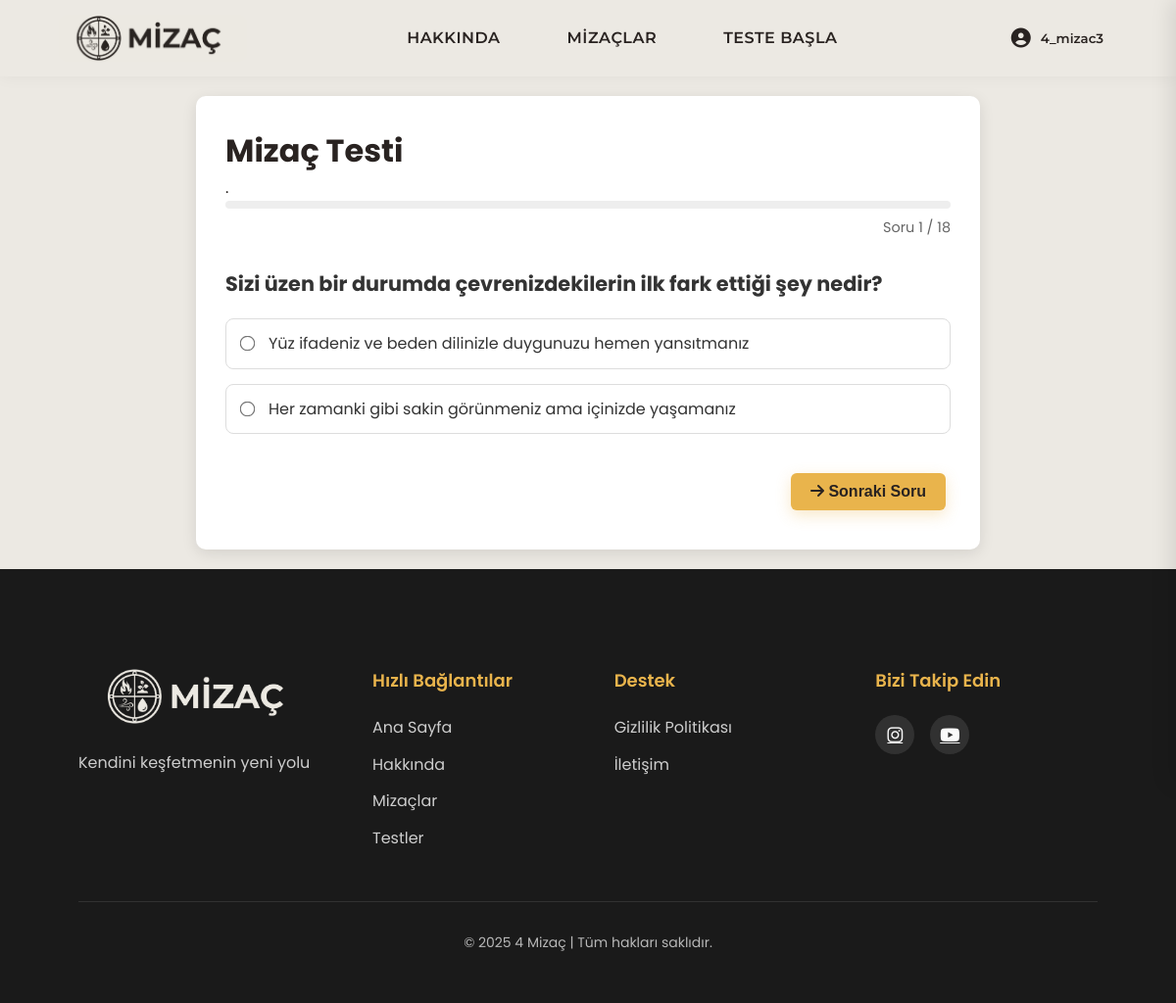
The app's page /testing_algorithm/tests/1/0/ (signed in) with its own data.
### testing_algorithm/models.py (models this page shows, shortened)
class Test(models.Model):
    title = models.CharField(max_length=200)
    description = models.TextField()

class Question(models.Model):
    test = models.ForeignKey(Test, on_delete=models.CASCADE, related_name='questions')
    text = models.TextField()
    QUESTION_TYPE_CHOICES = [
        ('WARM', 'Sıcak/Soğuk Sorusu'),
        ('WARM_MOIST', 'Sıcak Mizaçlar için Nemli/Kuru Sorusu'),
        ('COLD_MOIST', 'Soğuk Mizaçlar için Nemli/Kuru Sorusu'),
    ]
    question_type = models.CharField(max_length=10, choices=QUESTION_TYPE_CHOICES, default='WARM')
    order = models.PositiveIntegerField(default=0)

class Choice(models.Model):
    question = models.ForeignKey(Question, on_delete=models.CASCADE, related_name='choices')
    text = models.CharField(max_length=200)
    warm_score = models.IntegerField(default=0)  # Sıcak puanı
    cold_score = models.IntegerField(default=0)  # Soğuk puanı
    moist_score = models.IntegerField(default=0)  # Nemli puanı
    dry_score = models.IntegerField(default=0)   # Kuru puanı

### testing_algorithm/views.py (the view, shortened to what this page needs)
# urls.py: path('tests/<int:test_id>/<int:question_index>/', views.take_test, name='take_test'),
@login_required
def take_test(request, test_id, question_index=0):
    test = get_object_or_404(Test, id=test_id)
    if 'test_phase' not in request.session:
        request.session['test_phase'] = 'WARM'
        request.session['warm_score'] = 0
        request.session['cold_score'] = 0
        request.session['moist_score'] = 0
        request.session['dry_score'] = 0
        request.session['test_answers'] = {}
        request.session.modified = True
    warm_questions = list(test.questions.filter(question_type='WARM').order_by('order'))
    warm_questions_count = len(warm_questions)
    warm_moist_questions = list(test.questions.filter(question_type='WARM_MOIST').order_by('order'))
    cold_moist_questions = list(test.questions.filter(question_type='COLD_MOIST').order_by('order'))
    current_phase = request.session.get('test_phase')
    if current_phase == 'WARM_MOIST':
        total_questions = warm_questions_count + len(warm_moist_questions)
        moist_questions = warm_moist_questions
    elif current_phase == 'COLD_MOIST':
        total_questions = warm_questions_count + len(cold_moist_questions)
        moist_questions = cold_moist_questions
    else:
        total_questions = warm_questions_count + len(warm_moist_questions)
        moist_questions = []
    if current_phase == 'WARM':
        if question_index < warm_questions_count:
            current_question = warm_questions[question_index]
        else:
            return redirect('take_test', test_id=test_id, question_index=warm_questions_count)
    choices = Choice.objects.filter(question=current_question)
    progress_percentage = int((question_index / total_questions) * 100) if total_questions > 0 else 0
    phase_display = {
        'WARM': 'Sıcak/Soğuk Özellikleri',
        'WARM_MOIST': 'Sıcak Mizaçlar için Kuru/Nemli Özellikleri',
        'COLD_MOIST': 'Soğuk Mizaçlar için Kuru/Nemli Özellikleri'
    }.get(current_phase, 'Test Soruları')
    return render(request, 'testing_algorithm/take_test.html', {
        'test': test,
        'current_question': current_question,
        'choices': choices,
        'question_index': question_index,
        'total_questions': total_questions,
        'progress_percentage': progress_percentage,
        'phase': phase_display
    })

### templates/testing_algorithm/take_test.html (shortened to what this page needs)
{% extends 'base.html' %}
{% load static %}
{% block extra_css %}
<link rel="stylesheet" href="{% static 'css/test.css' %}">
{% endblock %}
{% block content %}
<div class="container">
  <div class="test-container">
    <h1>{{ test.title }}</h1>
    <p class="test-description">{{ test.description }}</p>
    <div class="test-progress">
      <div class="progress-bar">
      </div>
      <p class="progress-text">Soru {{ question_index|add:1 }} / {{ total_questions }}</p>
    </div>
    <form method="post" class="test-form">
      <div class="question-container">
        <h3 class="question-text">{{ current_question.text }}</h3>
        <div class="choices-container">
          {% for choice in choices %}
            <label class="choice-label">
              <input type="radio" name="choice" value="{{ choice.id }}" required>
              <span class="choice-text">{{ choice.text }}</span>
            </label>
          {% endfor %}
        </div>
      </div>
      <div class="form-buttons">
        <button type="submit" class="btn btn-primary">
          {% if question_index < total_questions|add:-1 %}
            <i class="fas fa-arrow-right"></i> Sonraki Soru
          {% else %}
            <i class="fas fa-check"></i> Testi Tamamla
          {% endif %}
        </button>
      </div>
    </form>
  </div>
</div>
{% endblock %}

### templates/base.html (shortened to what this page needs)
{% load static %}
<!DOCTYPE html>
<html lang="tr">
<head>
    {% load static %}
    <link rel="stylesheet" href="{% static 'css/base.css' %}">
    {% block extra_css %}{% endblock %}
    <link href="https://cdnjs.cloudflare.com/ajax/libs/font-awesome/6.4.0/css/all.min.css" rel="stylesheet">
</head>
<body>
    <div class="page-container">
        <header class="nav-container">
            <div class="header-content">
                <a href="{% url 'index' %}" class="logo">
                    <img src="{% static 'images/logo.jpg' %}" alt="MİZAÇ" class="logo-img">
                </a>
                <nav class="nav-links">
                    <a href="{% url 'about' %}" class="nav-item">HAKKINDA</a>
                    <a href="{% url 'temperaments' %}" class="nav-item">MİZAÇLAR</a>
                    <a href="{% url 'test_list' %}" class="nav-item">TESTE BAŞLA</a>
                </nav>
                {% if user.is_authenticated %}
                <div class="profile-container">
                    <button class="profile-button">
                        <i class="fas fa-user-circle"></i>
                        <span class="username-display">{{ user.username }}</span>
                    </button>
                </div>
                {% else %}
                    <a href="{% url 'login' %}" class="login-button"><i class="fas fa-sign-in-alt"></i> GİRİŞ YAP</a>
                {% endif %}
            </div>
        </header>
        <main>
            {% block content %}{% endblock %}
        </main>
        <footer>
            <div class="container">
                <div class="footer-content">
                    <div class="footer-logo">
                        <img src="{% static 'images/l2.jpg' %}" alt="MİZAÇ" class="footer-logo-img">
                        <p>Kendini keşfetmenin yeni yolu</p>
                    </div>
                    <div class="footer-links">
                        <div class="footer-column">
                            <h3>Hızlı Bağlantılar</h3>
                            <ul>
                                <li><a href="{% url 'index' %}">Ana Sayfa</a></li>
                                <li><a href="{% url 'about' %}">Hakkında</a></li>
                                <li><a href="{% url 'temperaments' %}">Mizaçlar</a></li>
                                <li><a href="{% url 'test_list' %}">Testler</a></li>
                            </ul>
                        </div>
                        <div class="footer-column">
                            <h3>Destek</h3>
                            <ul>
                                <li><a href="#">Gizlilik Politikası</a></li>
                                <li><a href="{% url 'about' %}">İletişim</a></li>
                            </ul>
                        </div>
                    </div>
                    <div class="footer-social">
                        <h3>Bizi Takip Edin</h3>
                        <div class="social-icons">
                            <a href="#" aria-label="Instagram"><i class="fab fa-instagram"></i></a>
                            <a href="#" aria-label="Youtube"><i class="fab fa-youtube"></i></a>
                        </div>
                    </div>
                </div>
                <div class="footer-bottom">
                    <p>&copy; 2025 4 Mizaç | Tüm hakları saklıdır.</p>
                </div>
            </div>
        </footer>
    </div>
</body>
</html>

### static/css/base.css (style rules this page uses)
* { margin: 0; padding: 0; box-sizing: border-box; }
:root { --primary-color: #292321; --secondary-color: #ece9e3; --accent-color: #e9b44c; --text-color: #292321; --light-text: #fafafa; --dark-bg: #1a1a1a; --border-radius: 16px; --card-radius: 20px; --box-shadow: 0 10px 30px rgba(0, 0, 0, 0.07); --card-shadow: 0 15px 35px rgba(0, 0, 0, 0.08); --transition: all 0.3s cubic-bezier(0.25, 0.8, 0.25, 1); }
body { font-family: 'Poppins', sans-serif; background-color: var(--secondary-color); color: var(--text-color); max-width: 100vw; overflow-x: hidden; line-height: 1.6; }
html, body { height: 100%; }
.page-container { display: flex; flex-direction: column; min-height: 100vh; }
.container { width: 90%; max-width: 1200px; margin: 0 auto; padding: 20px; }
.nav-container { display: flex; justify-content: space-between; align-items: center; padding: 15px 5%; background-color: #ece9e3; backdrop-filter: blur(10px); box-shadow: 0 2px 15px rgba(0, 0, 0, 0.04); position: sticky; top: 0; z-index: 1000; transition: var(--transition); }
.header-content { display: flex; justify-content: space-between; align-items: center; width: 100%; }
.logo { display: flex; align-items: center; }
.logo-img { height: 48px; width: auto; border-radius: 10px; transition: var(--transition); }
.nav-links { display: flex; gap: 36px; }
.nav-item, .login-button { font-family: 'Montserrat', sans-serif; font-weight: 600; text-decoration: none; color: var(--primary-color); padding: 8px 16px; transition: var(--transition); position: relative; letter-spacing: 0.5px; }
.nav-item::after, .login-button::after { content: ''; position: absolute; width: 0; height: 2px; bottom: 0; left: 50%; background-color: var(--accent-color); transition: var(--transition); transform: translateX(-50%); }
.profile-container { position: relative; }
.profile-button { display: flex; align-items: center; gap: 10px; background: none; border: 2px solid transparent; border-radius: var(--border-radius); cursor: pointer; padding: 8px 12px; transition: var(--transition); color: var(--primary-color); }
.profile-button i { font-size: 20px; color: var(--primary-color); }
.username-display { font-weight: 600; color: var(--primary-color); font-family: 'Montserrat', sans-serif; }
footer { background-color: var(--dark-bg); color: var(--light-text); padding: 80px 0 30px; margin-top: auto; }
.footer-content { display: grid; grid-template-columns: 1fr 2fr 1fr; gap: 60px; max-width: 1200px; margin: 0 auto; padding-bottom: 40px; border-bottom: 1px solid rgba(255, 255, 255, 0.1); }
.footer-logo { display: flex; flex-direction: column; gap: 15px; }
.footer-logo-img { height: 60px; border-radius: 10px; }
.footer-logo p { font-size: 16px; opacity: 0.8; margin-top: 10px; }
.footer-links { display: grid; grid-template-columns: repeat(2, 1fr); gap: 40px; }
.footer-column h3 { font-size: 18px; margin-bottom: 20px; color: var(--accent-color); font-weight: 600; }
.footer-column ul { list-style: none; }
.footer-column ul li { margin-bottom: 12px; }
.footer-column ul li a { color: var(--light-text); text-decoration: none; transition: var(--transition); opacity: 0.8; }
.footer-social h3 { font-size: 18px; margin-bottom: 20px; color: var(--accent-color); font-weight: 600; }
.social-icons { display: flex; gap: 16px; margin-top: 15px; }
.social-icons a { color: var(--light-text); font-size: 18px; transition: var(--transition); background-color: rgba(255, 255, 255, 0.1); border-radius: 50%; width: 40px; height: 40px; display: flex; align-items: center; justify-content: center; }
.footer-bottom { text-align: center; padding-top: 30px; font-size: 14px; opacity: 0.7; }
.btn { padding: 12px 25px; border-radius: 30px; border: none; font-weight: 600; cursor: pointer; transition: var(--transition); text-decoration: none; display: inline-block; text-align: center; font-size: 1rem; margin: 10px 5px; min-width: 150px; }
.btn-primary { background-color: var(--accent-color); color: var(--primary-color); box-shadow: 0 5px 15px rgba(233, 180, 76, 0.3); }

### records on screen
Test: title "Mizaç Testi", description "."
Question: text "Sizi üzen bir durumda çevrenizdekilerin ilk fark ettiği şey nedir?"
Choice: text "Yüz ifadeniz ve beden dilinizle duygunuzu hemen yansıtmanız"
Choice: text "Her zamanki gibi sakin görünmeniz ama içinizde yaşamanız"

### other values on screen
{{ user.username }} "4_mizac3"
{{ question_index|add:1 }} "1"
{{ total_questions }} "18"
